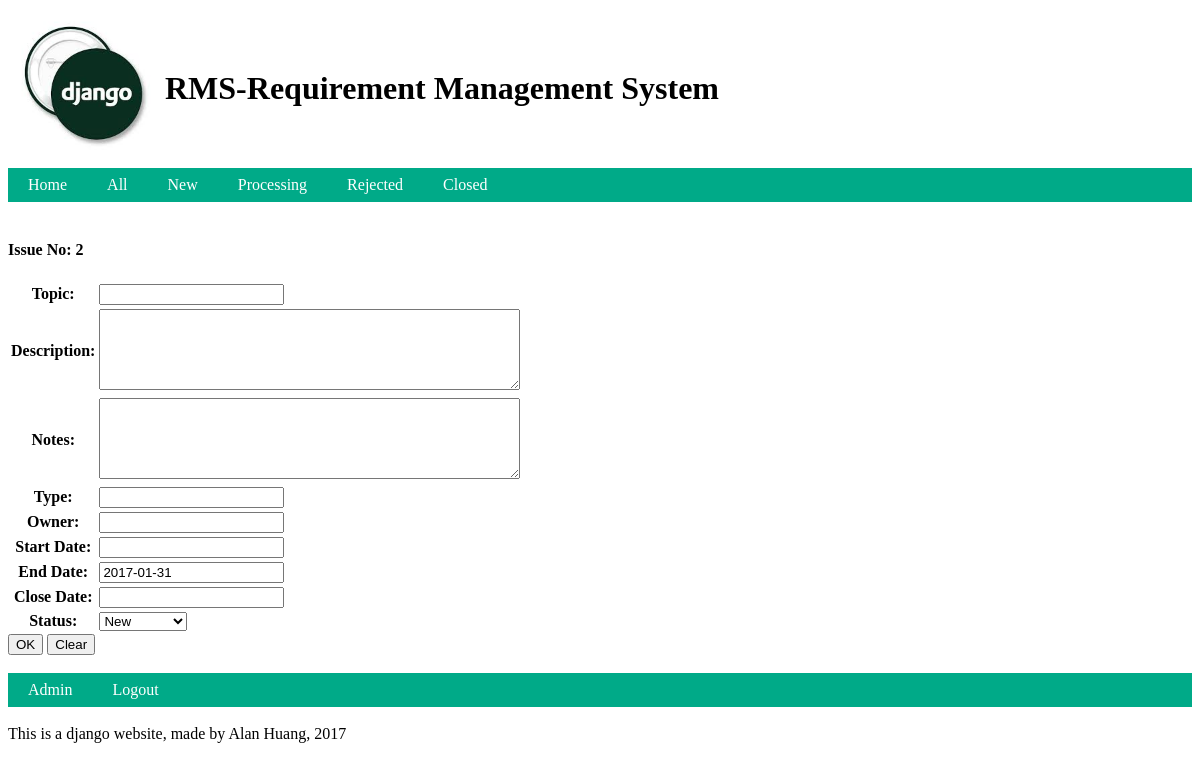
The app's page /issue/edit/2, older data.
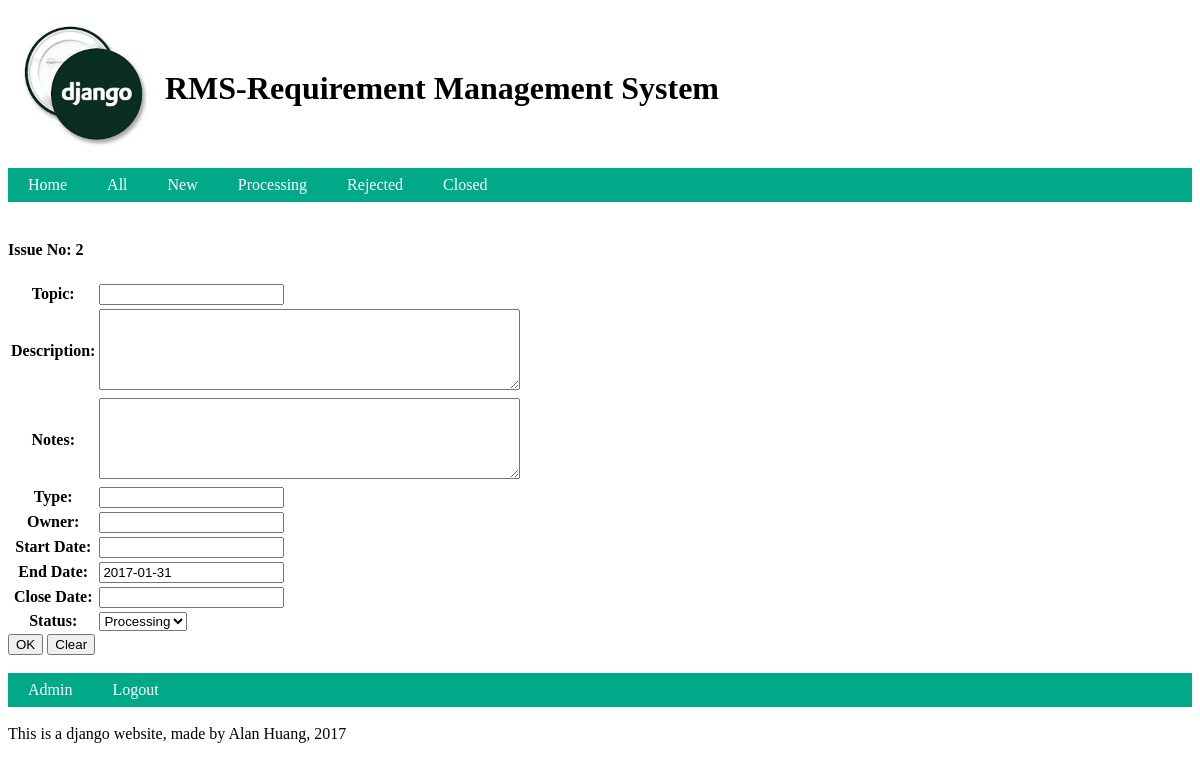
The same page, newer data.
### Issue/models.py (models this page shows, shortened)
class Issue(models.Model):
    no = models.AutoField(primary_key=True)
    topic = models.CharField(blank=True,max_length=20)
    desc = models.TextField(blank=True,max_length=255)
    notes = models.TextField(blank=True,max_length=255)
    type = models.CharField(blank=True,max_length=10)
    owner = models.CharField(blank=True,max_length=20)
    start_date = models.CharField(blank=True,max_length=10)
    end_date = models.CharField(blank=True,max_length=10)
    close_date = models.CharField(blank=True,max_length=10)
    status = models.CharField(blank=True,max_length=20)
    sys_time = models.DateTimeField(blank=True,default=datetime.now, editable = False)

### Issue/views.py (the view)
# urls.py: url(r'^issue/edit/(\d+)$',edit_issue),
def edit_issue(request,issue_no):
    old_issue = Issue.objects.get(no = issue_no)
    if request.method == 'POST':
        issue_form = IssueForm(request.POST, instance = old_issue)
        if issue_form.is_valid():
            msg = "您的案件已儲存！"
            new_issue = issue_form.save()
            return HttpResponseRedirect('/list/all')
        else:
            msg = "欄位驗證錯誤！"
    else:
        issue_form = IssueForm(instance = old_issue)
        new_issue = issue_form.save(commit=False)
    template = get_template('issue_editor.html')
    request_context = RequestContext(request)
    request_context.push(locals())
    html = template.render(request_context)
    return HttpResponse(html)

### Issue/models.py
class IssueForm(ModelForm):
    STATUS = [
        ['New','New'],
        ['Processing','Processing'],
        ['Rejected','Rejected'],
        ['Closed','Closed'],
    ]
    status = forms.ChoiceField(label='Status', choices=STATUS)
    class Meta:
        model = Issue
        fields = '__all__'
        labels = {
                'no': _('No'),
                'topic': _('Topic'),
                'desc': _('Description'),
                'notes': _('Notes'),
                'type': _('Type'),
                'owner': _('Owner'),
                'start_date': _('Start Date'),
                'end_date': _('End Date'),
                'close_date': _('Close Date'),
                'status': _('Status'),
                'sys_time':_('System Time'),
        }
        widgets = {
                'desc': Textarea(attrs={'cols': 50, 'rows': 5}),
                'notes': Textarea(attrs={'cols': 50, 'rows': 5}),
                'start_date': forms.DateInput(attrs={'class':'datepicker'}),
        }

### templates/issue_editor.html (shortened to what this page needs)
{% extends 'base.html' %}
{% block main %}
<h4>Issue No: {{new_issue.no}}</h4>
<form name='frm_issue_edit' action='' method='POST'>
    <table id = "tb_issue_editor">
        {{issue_form.as_table}}
    </table>
<input type="submit" value="OK">
<input type="reset" value="Clear">
</form>
{% endblock %}

Row changes from the older to the newer data that the page shows:
changed Issue id 2: status "New" → "Processing"
